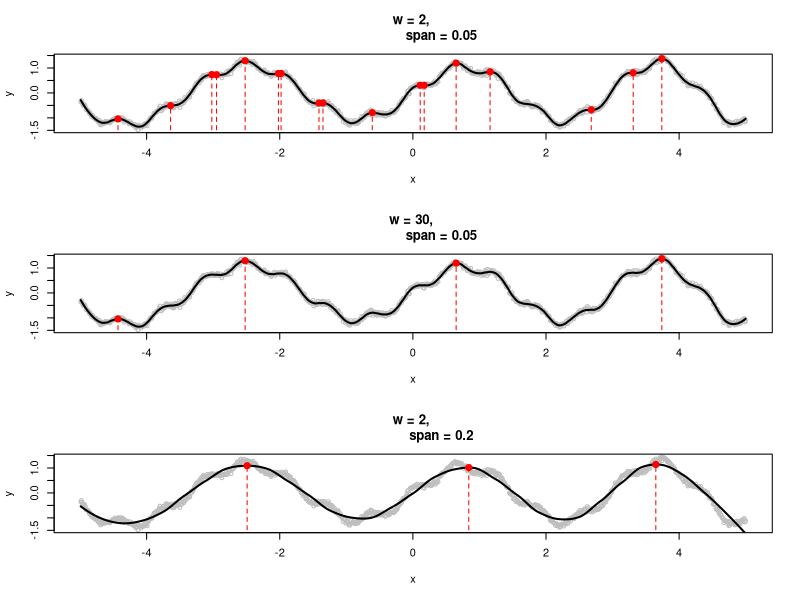
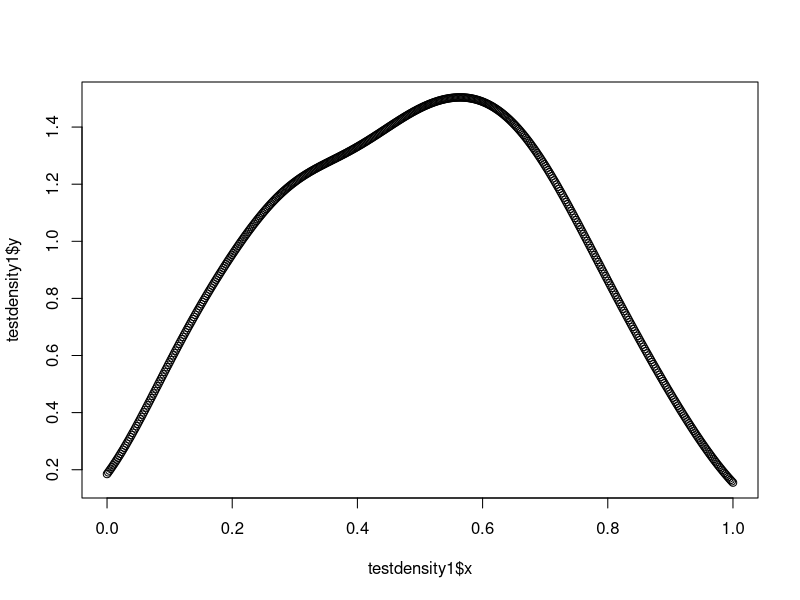
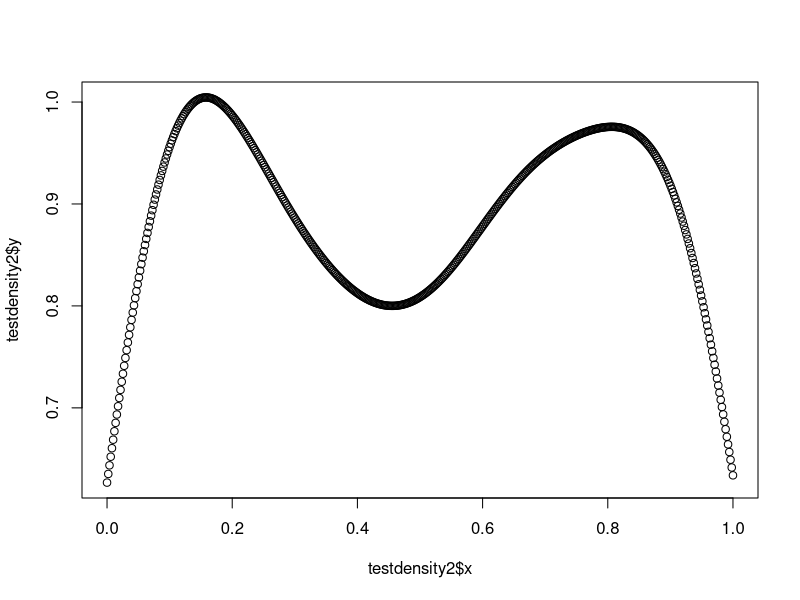
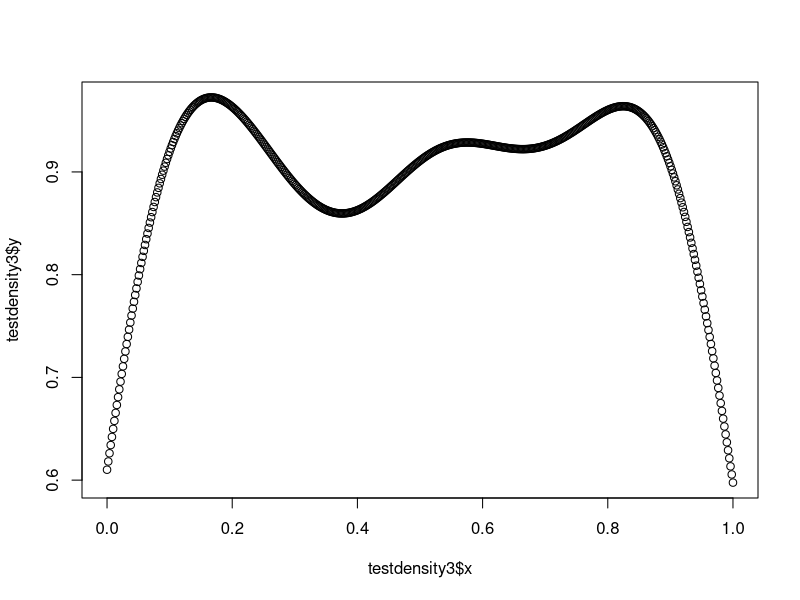
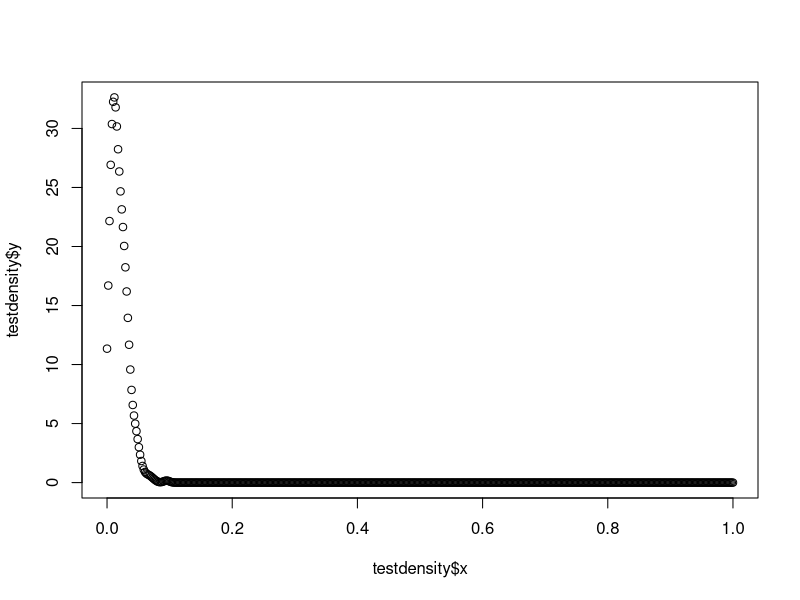
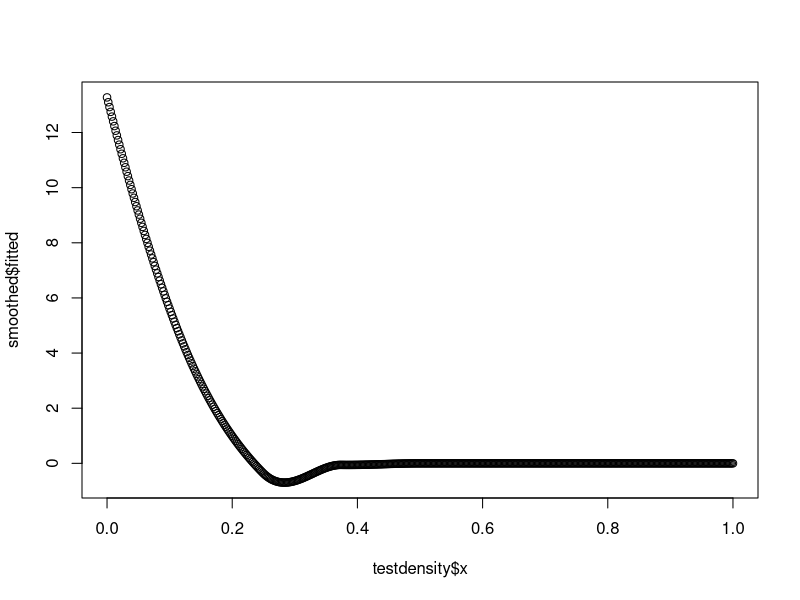
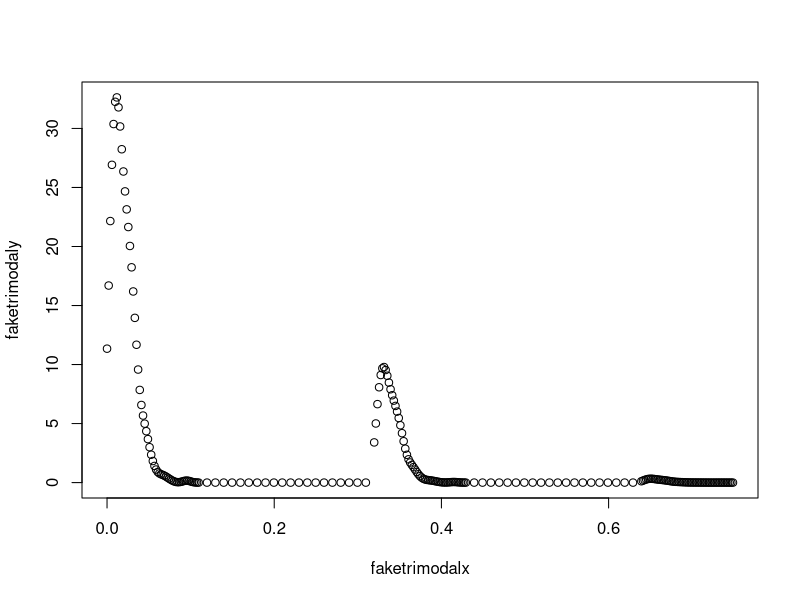

Recreate these plots in R, in order.
# https://stats.stackexchange.com/questions/36309/how-do-i-find-peaks-in-a-dataset
# Problem: this code assumes that the slope is never flat

argmax <- function(x, y, w=1, ...) {
  require(zoo)
  #browser()
  n <- length(y)
  y.smooth <- loess(y ~ x, ...)$fitted
  y.max <- rollapply(zoo(y.smooth), 2*w+1, max, 
                     align="center")
  delta <- y.max - y.smooth[-c(1:w, (n+1)-1:w)]
  i.max <- which(delta <= 0) + w
  list(x=x[i.max], i=i.max, y.hat=y.smooth)
}

test <- function(w, span) {
  peaks <- argmax(x, y, w=w, span=span)
  
  plot(x, y, cex=0.75, col="Gray", main=paste("w = ", w, ", 
              span = ", span, sep=""))
  lines(x, peaks$y.hat,  lwd=2) #$
  y.min <- min(y)
  sapply(peaks$i, function(i) lines(c(x[i],x[i]), c(y.min, 
                                                    peaks$y.hat[i]),
                                    col="Red", lty=2))
  points(x[peaks$i], peaks$y.hat[peaks$i], col="Red", pch=19, 
         cex=1.25)
}

x <- 1:1000 / 100 - 5
y <- exp(abs(x)/20) * sin(2 * x + (x/5)^2) + cos(10*x) / 5 + 
  rnorm(length(x), sd=0.05)
par(mfrow=c(3,1))
test(2, 0.05)
test(30, 0.05)
test(2, 0.2)


# Run this after running above code
dev.off()

# https://stackoverflow.com/questions/6836409/finding-local-maxima-and-minima
# Problem: struggles with small perturbations in flat parts of graph
# Method with diff()
tt <- c(1,2,3,2,1, 1, 2, 1)
which(diff(sign(diff(tt)))==-2)+1


localMaxima <- function(x) {
  # Use -Inf instead if x is numeric (non-integer)
  y <- diff(c(-.Machine$integer.max, x)) > 0L
  # rle(y)$lengths
  y <- cumsum(rle(y)$lengths)
  y <- y[seq.int(1L, length(y), 2L)]
  if (x[[1]] == x[[2]]) {
    y <- y[-1]
  }
  y
}

# Mock up some small examples of code that looks like of like beta distribtions
# Unimodal
testdat1 <- rbeta(1000, 2,2)
testdensity1 <- density(testdat1, from = 0, to = 1, adjust = 1.5)
plot(testdensity1$x, testdensity1$y)
which.max(testdensity1$y) # The easy answer
localMaxima(testdensity1$y) # works ok
which(diff(sign(diff(testdensity1$y)))==-2)+1 # works ok

# Bimodal
set.seed(10)
testdat2 <- rbeta(1000, 0.8,0.8)
testdensity2 <- density(testdat2, from = 0, to = 1, adjust = 1.5)
plot(testdensity2$x, testdensity2$y)
localMaxima(testdensity2$y) # works ok

# Trimodal
set.seed(7)
testdat3 <- rbeta(1000, 0.8,0.8)
testdensity3 <- density(testdat3, from = 0, to = 1, adjust = 1.5)
plot(testdensity3$x, testdensity3$y)
localMaxima(testdensity3$y) # works ok
which(diff(sign(diff(testdensity3$y)))==-2)+1 # works ok

testdat <- rbeta(1000, 2, 100)
testdensity <- density(testdat, from = 0, to = 1, adjust = 1.5)
# Try rounding to get rid of small values close to zero
testdensity$y <- ifelse(testdensity$y < 0.001, 0, testdensity$y)
plot(testdensity$x, testdensity$y)
which.max(testdensity$y) # The one and only right answer
argmax(x = testdensity$x, y = testdensity$y) # doesn't work well
localMaxima(testdensity$y) # also fails, but does better than argmax()
which(diff(sign(diff(testdensity$y)))==-2)+1 # same as localMaxima

smoothed <- loess(testdensity$y ~ testdensity$x)
plot(x = testdensity$x, smoothed$fitted)

# I don't know how to quickly simulate this kind of distribution
nonzero <- testdensity$y > 0.001

zeroRun1 <- seq(from = max(testdensity$x[nonzero] + 0.01), 
                to = max(testdensity$x[nonzero]) + 0.20, by = 0.01)
offset1 <- max(zeroRun1) + 0.01
compress1 <- 0.3 # Try making the peak shorter
zeroRun2 <- seq(from = max(testdensity$x[nonzero] + offset1) + 0.01,
                to = max(testdensity$x[nonzero] + offset1) + 0.20, 
                by = 0.01)
offset2 <- max(zeroRun2) + 0.01
compress2 <- 0.01
faketrimodalx <- c(testdensity$x[nonzero], 
                   zeroRun1,
                   testdensity$x[nonzero] + offset1, 
                   zeroRun2,
                   testdensity$x[nonzero] + offset2
                   )
faketrimodaly <- c(testdensity$y[nonzero], rep(0, 20), testdensity$y[nonzero]*compress1, 
                   rep(0, 20), testdensity$y[nonzero]*compress2)
plot(faketrimodalx, faketrimodaly)
which(diff(sign(diff(faketrimodaly)))==-2)+1
